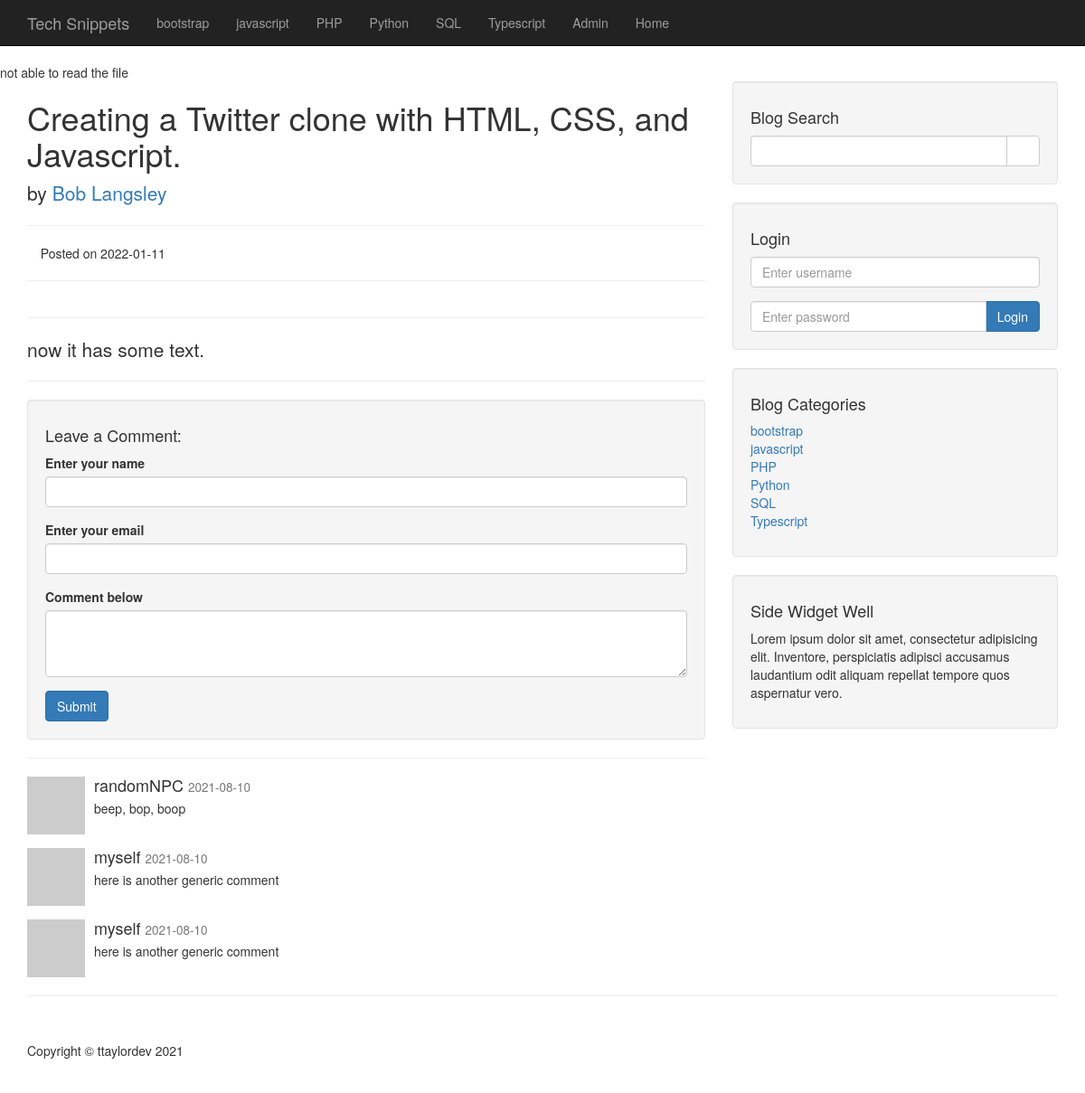
The app's page /post.php?view_by_post=1 with its own data.
### tables this page shows
CREATE TABLE `categories` (
  `cat_id` int(4) NOT NULL,
  `cat_title` varchar(255) NOT NULL
);

CREATE TABLE `posts` (
  `post_id` int(16) NOT NULL,
  `post_cat_id` int(16) NOT NULL,
  `post_category` varchar(64) NOT NULL,
  `post_title` varchar(255) NOT NULL,
  `post_author` varchar(255) NOT NULL,
  `post_user` varchar(255) NOT NULL,
  `post_date` date NOT NULL,
  `post_image` text NOT NULL,
  `post_content` text NOT NULL,
  `post_tags` varchar(255) NOT NULL,
  `post_comment_count` int(16) NOT NULL,
  `post_status` varchar(255) NOT NULL DEFAULT 'draft',
  `post_views_count` int(16) NOT NULL
);

CREATE TABLE `comments` (
  `comment_id` int(16) NOT NULL,
  `comment_post_id` int(16) NOT NULL,
  `comment_date` date NOT NULL,
  `comment_author` varchar(64) NOT NULL,
  `comment_email` varchar(255) NOT NULL,
  `comment_content` text NOT NULL,
  `comment_status` varchar(16) NOT NULL,
  `in_response_to_id` int(16) NOT NULL
);

### includes/functions.php (the view)
<?php
function DisplayCategories()
{
    global $connection;
    $query = "SELECT * FROM categories";
    $select_categories = mysqli_query($connection, $query);
    while ($row = mysqli_fetch_assoc($select_categories)) {
        $category_title = $row['cat_title'];
        $category_id = $row['cat_id'];
        echo "<li><a href='category.php?category=$category_id'>{$category_title}</a></li>";
    }
}

### includes/head.php (shortened to what this page needs)
<!DOCTYPE html>
<html lang="en">
<head>
    <link href="css/bootstrap.min.css" rel="stylesheet">
    <link href="css/blog-home.css" rel="stylesheet">
</head>
<body>
    <?php
    $path = $_SERVER['DOCUMENT_ROOT'] . "/cms";
    include $path . '/includes/read_file.php';
    ?>
    <?php include $path . "/includes/db.php"; ?>
    <?php include $path . "/includes/functions.php"; ?>
    <?php include $path . "/admin/functions.php"; ?>

### includes/read_file.php (shortened to what this page needs)
<?php
$path = $_SERVER['DOCUMENT_ROOT'] . "/cms";
$file = $path . "/includes/data.txt";
if ($handle = fopen($file, 'r')) {
    $readFile = fread($handle, filesize($file));
    fclose($handle);
    $passphrass =  $readFile;
} else {
    echo "not able to read the file";
}

### includes/nav.php (shortened to what this page needs)
<nav class="navbar navbar-inverse navbar-fixed-top" role="navigation">
    <div class="container">
        <div class="navbar-header">
            <a class="navbar-brand" href="index.php">Tech Snippets</a>
        </div>
        <div class="collapse navbar-collapse" id="bs-example-navbar-collapse-1">
            <ul class="nav navbar-nav">
                <?php
                DisplayCategories();
                ?>
                <li>
                    <a href="admin/index.php">Admin</a>
                </li>
                <li>
                    <a href="index.php">Home</a>
                </li>
            </ul>
        </div>
    </div>
</nav>

### post.php (shortened to what this page needs)
<?php include "includes/head.php"; ?>
<?php include $path . "/includes/nav.php"; ?>
<div class="container">
    <div class="row">
        <div class="col-lg-8">
            <?php
            if (isset($_GET['view_by_post'])) {
                $post_id = $_GET['view_by_post'];
                $query = "SELECT * FROM posts WHERE post_id = $post_id";
                $select_post = mysqli_query($connection, $query);
                while ($row = mysqli_fetch_assoc($select_post)) {
                    $post_title = $row['post_title'];
                    $post_author = $row['post_author'];
                    $post_date = $row['post_date'];
                    $post_content = $row['post_content'];
                    $post_id = $row['post_id'];
                }
            } else {
                echo "invalid post Id";
            }
            ?>
            <h1><?php echo $post_title; ?></h1>
            <p class="lead">
                by <a href="#"><?php echo $post_author; ?></a>
            </p>
            <hr>
            <p><span class="glyphicon glyphicon-time"></span> Posted on <?php echo $post_date; ?></p>
            <hr>
            <hr>
            <p class="lead"><?php echo $post_content; ?></p>
            <hr>
            <?php include "includes/comments.php"; ?>
        </div>
        <?php include "includes/sidebar.php"; ?>
    </div>
    <hr>
    <?php include "includes/foot.php"; ?>

### includes/comments.php (shortened to what this page needs)
<div class="well">
    <h4>Leave a Comment:</h4>
    <form action="/cms/post.php?view_by_post=<?php echo $post_id; ?>" method="post" role="form">
        <div class="form-group">
            <label for="Author"> Enter your name</label>
            <input type="text" class="form-control" name="comment_author">
        </div>
        <div class="form-group">
            <label for="Email"> Enter your email</label>
            <input type="email" class="form-control" name="comment_email">
        </div>
        <div class="form-group">
            <label for="Comment"> Comment below</label>
            <textarea class="form-control" rows="3" name="comment_content"></textarea>
        </div>
        <button type="submit" name="create_comment" class="btn btn-primary">Submit</button>
    </form>
</div>
<hr>
<?php
$query = "SELECT * FROM  comments WHERE comment_post_id = {$post_id} ";
$query .= "AND comment_status = 'approved' ";
$query .= "ORDER BY comment_id DESC ";
$select_comment_query = mysqli_query($connection, $query);
while ($row = mysqli_fetch_array($select_comment_query)) {
    $comment_date = $row['comment_date'];
    $comment_content = $row['comment_content'];
    $comment_author = $row['comment_author'];
?>
    <div class="media">
        <a class="pull-left" href="#">
            <img class="media-object" src="http://placehold.it/64x64" alt="">
        </a>
        <div class="media-body">
            <h4 class="media-heading"><?php echo $comment_author; ?>
                <small><?php echo $comment_date; ?></small>
            </h4>
            <?php echo $comment_content; ?>
        </div>
    </div>
<?php } ?>

### includes/sidebar.php
<div class="col-md-4">
    <div class="well">
        <h4>Blog Search</h4>
        <form action="search.php" method="post" ;>
            <div class="input-group">
                <input type="text" class="form-control" name="search">
                <span class="input-group-btn">
                    <button class="btn btn-default" name="submit" type="submit">
                        <span class="glyphicon glyphicon-search"></span>
                    </button>
                </span>
            </div>
        </form>
    </div>
    <div class="well">
        <h4>Login</h4>
        <form action="includes/login.php" method="post" ;>
            <div class="form-group">
                <input type="text" class="form-control" name="username" placeholder="Enter username">
            </div>
            <div class="input-group">
                <input type="password" class="form-control" name="password" placeholder="Enter password">
                <span class="input-group-btn">
                    <button class="btn btn-primary" name="login_btn" type="submit">Login</button>
                </span>
            </div>
        </form>
    </div>
    <div class="well">
        <h4>Blog Categories</h4>
        <div class="row">
            <div class="col-lg-12">
                <ul class="list-unstyled">
                    <?php
                    DisplayCategories();
                    ?>
                </ul>
            </div>
        </div>
    </div>
    <?php include "includes/widget.php" ?>
</div>

### includes/widget.php
<div class="well">
    <h4>Side Widget Well</h4>
    <p>Lorem ipsum dolor sit amet, consectetur adipisicing elit. Inventore, perspiciatis adipisci accusamus laudantium odit aliquam repellat tempore quos aspernatur vero.</p>
</div>

### includes/foot.php (shortened to what this page needs)
<footer>
    <div class="row">
        <div class="col-lg-12">
            <p>Copyright &copy; ttaylordev 2021</p>
        </div>
    </div>
</footer>
</div>
</body>
</html>

### css/blog-home.css (style rules this page uses)
body { padding-top: 70px; }
footer { margin: 50px 0; }

### records on screen
categories: cat_title "bootstrap"
categories: cat_title "javascript"
categories: cat_title "PHP"
categories: cat_title "Python"
categories: cat_title "SQL"
categories: cat_title "Typescript"
posts: post_title "Creating a Twitter clone with HTML, CSS, and Javascript.", post_author "Bob Langsley", post_date "2022-01-11", post_content "now it has some text."
comments: comment_author "randomNPC", comment_date "2021-08-10", comment_content "beep, bop, boop"
comments: comment_author "myself", comment_date "2021-08-10", comment_content "here is another generic comment"
comments: comment_author "myself", comment_date "2021-08-10", comment_content "here is another generic comment"
